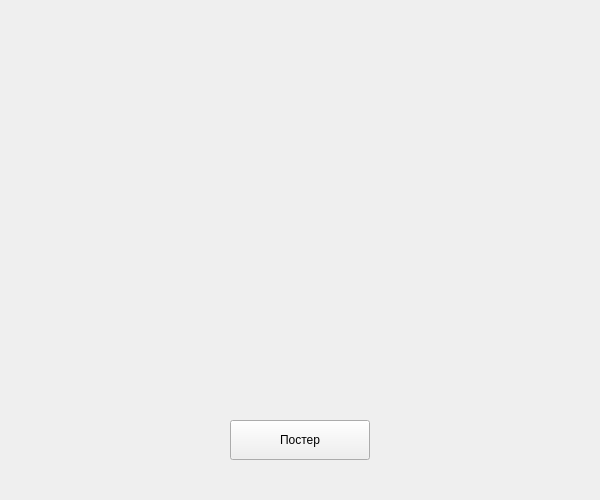
<?xml version="1.0" encoding="UTF-8"?>
<ui version="4.0">
 <class>MainWindow</class>
 <widget class="QMainWindow" name="MainWindow">
  <property name="geometry">
   <rect>
    <x>0</x>
    <y>0</y>
    <width>600</width>
    <height>500</height>
   </rect>
  </property>
  <property name="windowTitle">
   <string>Желтые окружности</string>
  </property>
  <widget class="QWidget" name="centralwidget">
   <widget class="QPushButton" name="pushButton">
    <property name="geometry">
     <rect>
      <x>230</x>
      <y>420</y>
      <width>140</width>
      <height>40</height>
     </rect>
    </property>
    <property name="text">
     <string>Постер</string>
    </property>
   </widget>
  </widget>
 </widget>
 <resources/>
 <connections/>
</ui>
